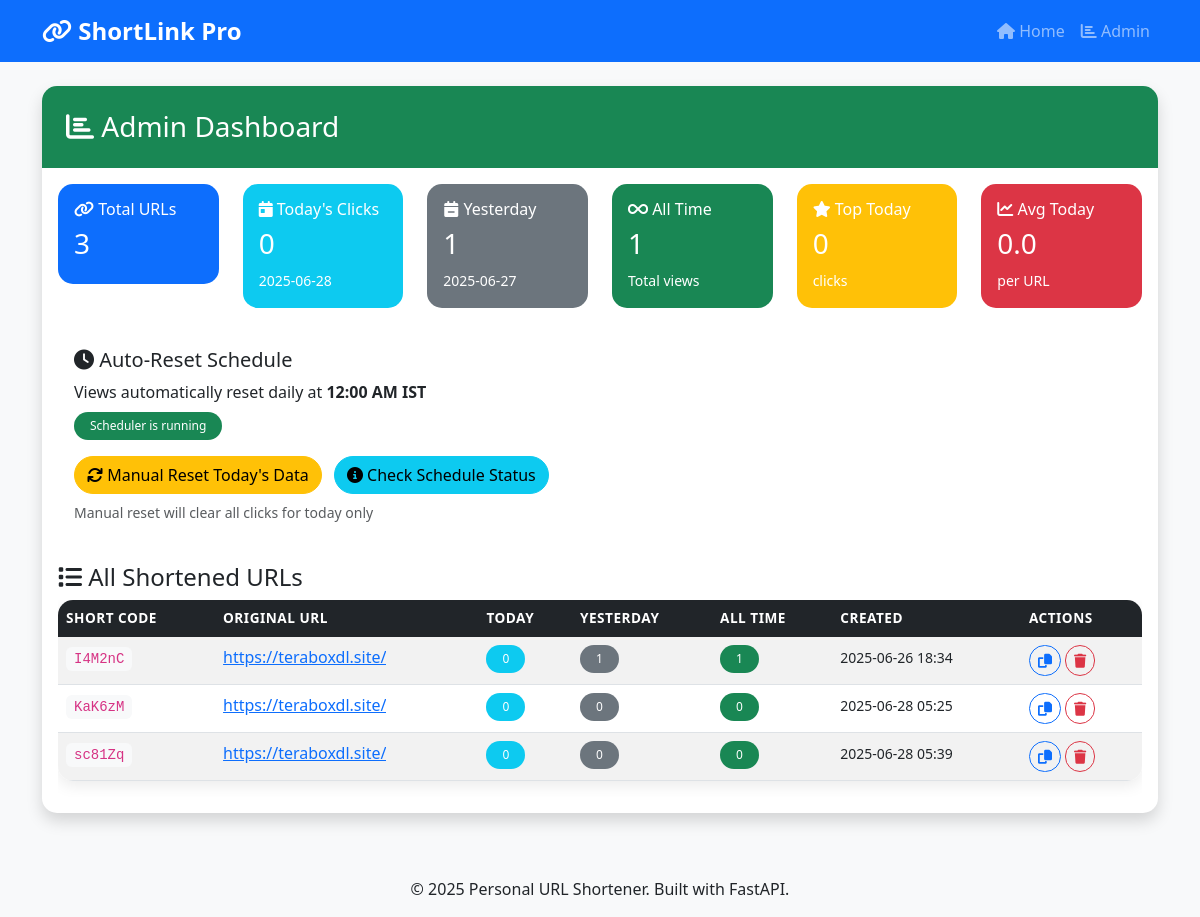
/admin, run on an earlier commit of the app's database.
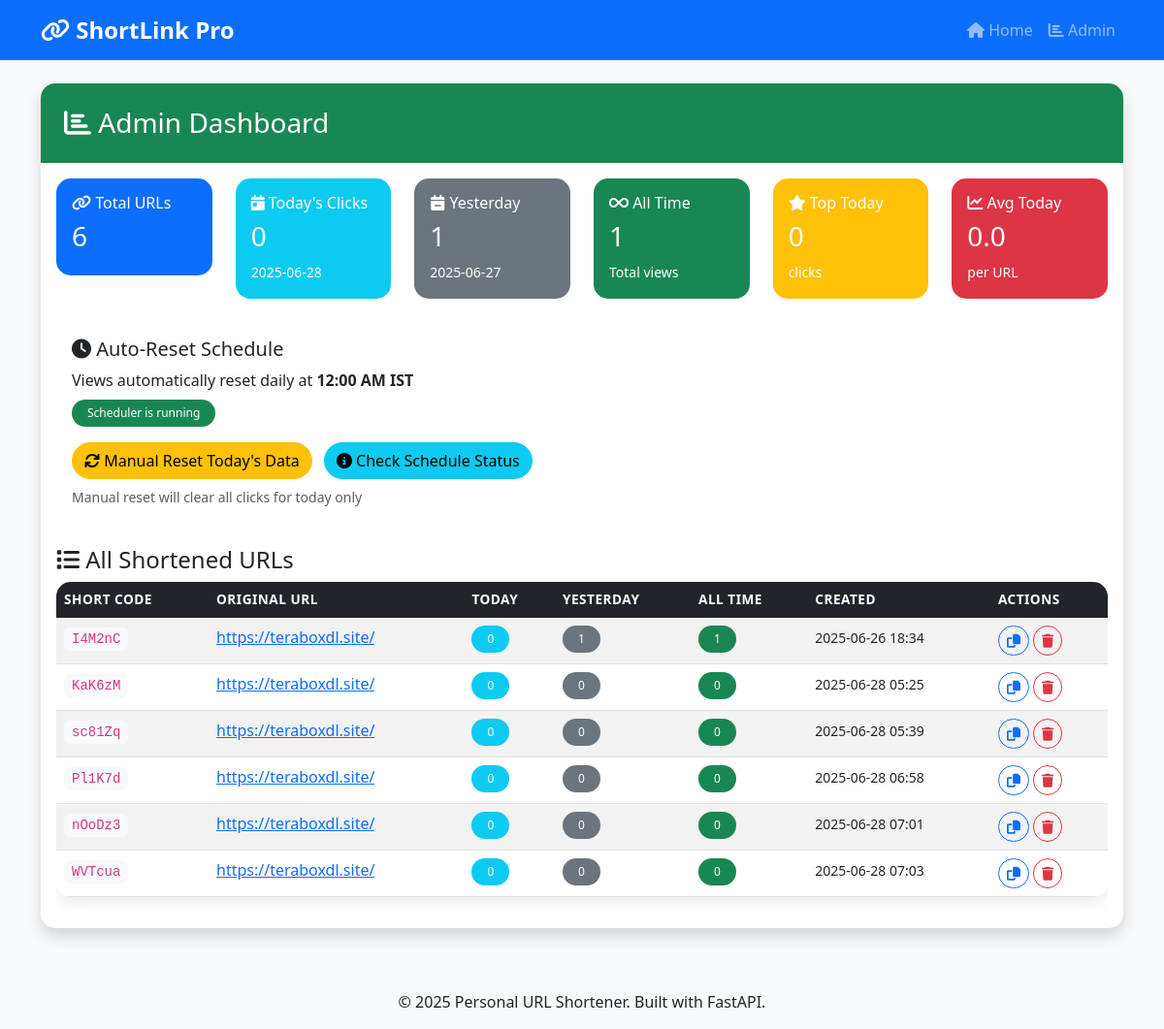
And on a later commit of the database.
### models.py (models this page shows)
class ShortURL(Base):
    __tablename__ = "short_urls"
    id = Column(Integer, primary_key=True, index=True)
    short_code = Column(String(10), unique=True, index=True, nullable=False)
    original_url = Column(Text, nullable=False)
    created_at = Column(DateTime, default=datetime.utcnow)
    clicks = relationship("Click", back_populates="short_url")

### main.py (the view)
@app.get("/admin", response_class=HTMLResponse)
async def admin_panel(request: Request, db: Session = Depends(get_db)):
    from datetime import date, timedelta
    today = date.today()
    yesterday = today - timedelta(days=1)
    urls = db.query(ShortURL).all()
    url_stats = []
    total_clicks_today = 0
    total_clicks_yesterday = 0
    total_clicks_all_time = 0
    for url in urls:
        clicks_today = db.query(Click).filter(
            Click.short_url_id == url.id,
            Click.click_date == today
        ).count()
        clicks_yesterday = db.query(Click).filter(
            Click.short_url_id == url.id,
            Click.click_date == yesterday
        ).count()
        clicks_all_time = db.query(Click).filter(Click.short_url_id == url.id).count()
        total_clicks_today += clicks_today
        total_clicks_yesterday += clicks_yesterday
        total_clicks_all_time += clicks_all_time
        url_stats.append({
            "id": url.id,
            "short_code": url.short_code,
            "original_url": url.original_url,
            "click_count": clicks_today,  # Show today's clicks by default
            "clicks_today": clicks_today,
            "clicks_yesterday": clicks_yesterday,
            "clicks_all_time": clicks_all_time,
            "created_at": url.created_at
        })
    url_stats.sort(key=lambda x: x["clicks_today"], reverse=True)
    top_performer_today = max(url_stats, key=lambda x: x["clicks_today"])["clicks_today"] if url_stats else 0
    avg_clicks_today = (total_clicks_today / len(urls)) if urls else 0
    return templates.TemplateResponse("admin.html", {
        "request": request,
        "urls": url_stats,
        "total_clicks_today": total_clicks_today,
        "total_clicks_yesterday": total_clicks_yesterday,
        "total_clicks_all_time": total_clicks_all_time,
        "top_performer_today": top_performer_today,
        "avg_clicks_today": avg_clicks_today,
        "today_date": today.strftime('%Y-%m-%d'),
        "yesterday_date": yesterday.strftime('%Y-%m-%d')
    })

### templates/admin.html (shortened to what this page needs)
{% extends "base.html" %}
{% block content %}
<div class="container mt-4">
    <div class="row">
        <div class="col-12">
            <div class="card shadow">
                <div class="card-header bg-success text-white">
                    <h3 class="mb-0"><i class="fas fa-chart-bar"></i> Admin Dashboard</h3>
                </div>
                <div class="card-body">
                    <div class="row mb-4">
                        <div class="col-md-2">
                            <div class="card bg-primary text-white">
                                <div class="card-body">
                                    <h6><i class="fas fa-link"></i> Total URLs</h6>
                                    <h3>{{ urls|length }}</h3>
                                </div>
                            </div>
                        </div>
                        <div class="col-md-2">
                            <div class="card bg-info text-white">
                                <div class="card-body">
                                    <h6><i class="fas fa-calendar-day"></i> Today's Clicks</h6>
                                    <h3>{{ total_clicks_today }}</h3>
                                    <small>{{ today_date }}</small>
                                </div>
                            </div>
                        </div>
                        <div class="col-md-2">
                            <div class="card bg-secondary text-white">
                                <div class="card-body">
                                    <h6><i class="fas fa-calendar-minus"></i> Yesterday</h6>
                                    <h3>{{ total_clicks_yesterday }}</h3>
                                    <small>{{ yesterday_date }}</small>
                                </div>
                            </div>
                        </div>
                        <div class="col-md-2">
                            <div class="card bg-success text-white">
                                <div class="card-body">
                                    <h6><i class="fas fa-infinity"></i> All Time</h6>
                                    <h3>{{ total_clicks_all_time }}</h3>
                                    <small>Total views</small>
                                </div>
                            </div>
                        </div>
                        <div class="col-md-2">
                            <div class="card bg-warning text-white">
                                <div class="card-body">
                                    <h6><i class="fas fa-star"></i> Top Today</h6>
                                    <h3>{{ top_performer_today }}</h3>
                                    <small>clicks</small>
                                </div>
                            </div>
                        </div>
                        <div class="col-md-2">
                            <div class="card bg-danger text-white">
                                <div class="card-body">
                                    <h6><i class="fas fa-chart-line"></i> Avg Today</h6>
                                    <h3>{{ "%.1f"|format(avg_clicks_today) }}</h3>
                                    <small>per URL</small>
                                </div>
                            </div>
                        </div>
                    </div>
                    <div class="row mb-4">
                        <div class="col-12">
                            <div class="card">
                                <div class="card-body">
                                    <h5><i class="fas fa-clock"></i> Auto-Reset Schedule</h5>
                                    <p class="mb-2">Views automatically reset daily at <strong>12:00 AM IST</strong></p>
                                    <div id="scheduler-status" class="mb-3">
                                    </div>
                                    <button class="btn btn-warning me-2" onclick="resetDailyData()">
                                        <i class="fas fa-refresh"></i> Manual Reset Today's Data
                                    </button>
                                    <button class="btn btn-info" onclick="checkSchedulerStatus()">
                                        <i class="fas fa-info-circle"></i> Check Schedule Status
                                    </button>
                                    <small class="text-muted d-block mt-2">Manual reset will clear all clicks for today only</small>
                                </div>
                            </div>
                        </div>
                    </div>
                    <h4><i class="fas fa-list"></i> All Shortened URLs</h4>
                    {% if urls %}
                    <div class="table-responsive">
                        <table class="table table-striped table-hover">
                            <thead class="table-dark">
                                <tr>
                                    <th>Short Code</th>
                                    <th>Original URL</th>
                                    <th>Today</th>
                                    <th>Yesterday</th>
                                    <th>All Time</th>
                                    <th>Created</th>
                                    <th>Actions</th>
                                </tr>
                            </thead>
                            <tbody>
                                {% for url in urls %}
                                <tr>
                                    <td>
                                        <code>{{ url.short_code }}</code>
                                    </td>
                                    <td>
                                        <a href="{{ url.original_url }}" target="_blank" class="text-truncate d-inline-block" style="max-width: 200px;">
                                            {{ url.original_url }}
                                        </a>
                                    </td>
                                    <td>
                                        <span class="badge bg-info">{{ url.clicks_today }}</span>
                                    </td>
                                    <td>
                                        <span class="badge bg-secondary">{{ url.clicks_yesterday }}</span>
                                    </td>
                                    <td>
                                        <span class="badge bg-success">{{ url.clicks_all_time }}</span>
                                    </td>
                                    <td>
                                        <small>{{ url.created_at.strftime('%Y-%m-%d %H:%M') }}</small>
                                    </td>
                                    <td>
                                        <button class="btn btn-sm btn-outline-primary" onclick="copyToClipboard('{{ request.url.scheme }}://{{ request.url.netloc }}/{{ url.short_code }}')">
                                            <i class="fas fa-copy"></i>
                                        </button>
                                        <button class="btn btn-sm btn-outline-danger" onclick="deleteUrl({{ url.id }})">
                                            <i class="fas fa-trash"></i>
                                        </button>
                                    </td>
                                </tr>
                                {% endfor %}
                            </tbody>
                        </table>
                    </div>
                    {% else %}
                    <div class="alert alert-info">
                        <i class="fas fa-info-circle"></i> No URLs have been shortened yet.
                        <a href="/" class="alert-link">Create your first one!</a>
                    </div>
                    {% endif %}
                </div>
            </div>
        </div>
    </div>
</div>
{% endblock %}

### templates/base.html (shortened to what this page needs)
<!DOCTYPE html>
<html lang="en">
<head>
    <link href="https://cdn.jsdelivr.net/npm/bootstrap@5.3.0/dist/css/bootstrap.min.css" rel="stylesheet">
    <link rel="stylesheet" href="https://cdnjs.cloudflare.com/ajax/libs/font-awesome/6.4.0/css/all.min.css">
    <link rel="stylesheet" href="/static/css/style.css">
</head>
<body>
    <nav class="navbar navbar-expand-lg navbar-dark bg-primary">
        <div class="container">
            <a class="navbar-brand" href="/">
                <i class="fas fa-link"></i> ShortLink Pro
            </a>
            <div class="navbar-nav ms-auto">
                <a class="nav-link" href="/">
                    <i class="fas fa-home"></i> Home
                </a>
                <a class="nav-link" href="/admin">
                    <i class="fas fa-chart-bar"></i> Admin
                </a>
            </div>
        </div>
    </nav>
    <main>
        {% block content %}{% endblock %}
    </main>
    <footer class="bg-light text-center py-3 mt-5">
        <div class="container">
            <p class="mb-0">&copy; 2025 Personal URL Shortener. Built with FastAPI.</p>
        </div>
    </footer>
</body>
</html>

### static/css/style.css (style rules this page uses)
:root { --primary-color: #007bff; --secondary-color: #6c757d; --success-color: #28a745; --danger-color: #dc3545; --warning-color: #ffc107; --info-color: #17a2b8; }
body { font-family: 'Segoe UI', Tahoma, Geneva, Verdana, sans-serif; background-color: #f8f9fa; }
.navbar-brand { font-weight: 600; font-size: 1.5rem; }
.card { border: none; border-radius: 15px; transition: transform 0.3s ease, box-shadow 0.3s ease; }
.card-header { border-radius: 15px 15px 0 0 !important; border-bottom: none; padding: 1.5rem; }
.btn { border-radius: 25px; font-weight: 500; transition: all 0.3s ease; }
.table { border-radius: 15px; overflow: hidden; box-shadow: 0 5px 15px rgba(0,0,0,0.08); }
.table thead th { border: none; font-weight: 600; text-transform: uppercase; font-size: 0.85rem; letter-spacing: 0.5px; }
.table tbody tr { transition: all 0.3s ease; }
.badge { border-radius: 25px; padding: 0.5rem 1rem; font-weight: 500; }
.card.bg-primary, .card.bg-info, .card.bg-warning, .card.bg-success { border-radius: 15px; transition: transform 0.3s ease; }
code { background-color: #f8f9fa; padding: 4px 8px; border-radius: 6px; font-family: 'Courier New', monospace; }
footer { margin-top: auto; }

What changed in the data, as far as the page shows it:
added ShortURL: short_code "Pl1K7d", original_url "https://teraboxdl.site/", clicks_today "0", clicks_yesterday "0", clicks_all_time "0", created_at "2025-06-28 06:58"
added ShortURL: short_code "nOoDz3", original_url "https://teraboxdl.site/", clicks_today "0", clicks_yesterday "0", clicks_all_time "0", created_at "2025-06-28 07:01"
added ShortURL: short_code "WVTcua", original_url "https://teraboxdl.site/", clicks_today "0", clicks_yesterday "0", clicks_all_time "0", created_at "2025-06-28 07:03"
Also different on the page:
{{ urls|length }}: "3" → "6"
